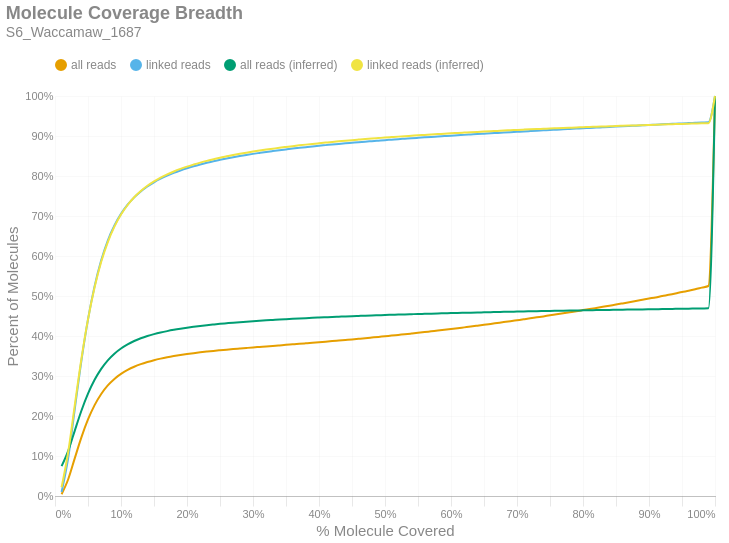

Notebook code cell kept with this figure:
### Markdown cell above
### Molecule Read Coverage
This chart shows molecule coverage breadth as computed by the number of bases aligned to that molecule. In other words, "*how much of each unique long molecule is actually sequenced/aligned?*" Keep in mind there is a distinction between sequences and alignments, since some sequences belonging to a particular molecule may not align well and wouldn't appear in the alignment data. This chart also shows molecule coverage breadth as computed by the *inferred fragment* from which the aligned sequences originate. Unlike read coverage, this calculation takes into account the total insert size, including unsequenced gaps between the forward and reverse reads. Like the previous figures, these are cumulative percents.

### Code cell
if SKIPLR:
    print_html(f"Skipped")
else:
    binned_df = consolidated_hist(valids['coverage_bp'], mask, 0.01, True)
    binned_df_inf = consolidated_hist(valids['coverage_inserts'], mask, 0.01, True)
    binned_df = binned_df.with_columns(pl.lit(binned_df_inf['all reads (cumsum)']).alias('all reads (inferred)'))
    binned_df = binned_df.with_columns(pl.lit(binned_df_inf['linked reads (cumsum)']).alias('linked reads (inferred)'))
    binned_df = binned_df.with_columns(
        (pl.col('bin').cast(pl.Float64) + 0.01).alias('right_edge')
    )

    with SafeRender(binned_df):
        (
            density_plot(binned_df, 'Molecule Coverage Breadth', samplename, 'molcov', ['all reads (inferred)','linked reads (inferred)'])
            .encode(
                #x=alt.X('bin:Q', title="% Molecule Covered").axis(format = '%').scale(padding=0),
                x=alt.X('right_edge:Q', title="% Molecule Covered").axis(format='%').scale(padding=0),
                y=alt.Y('value:Q', title='Percent of Molecules')
                    .axis(format='%')
                    .stack(False)
                    .scale(domainMin=0, padding=0),
                color=alt.Color("key:N").scale(domain = ["all reads", "linked reads", "all reads (inferred)", "linked reads (inferred)"]),
                tooltip = [
                    alt.Tooltip("key:N", title = "Data Type"),
                    alt.Tooltip("range_label:N", title="% Molecule Covered"),
                    alt.Tooltip("value:Q", format = ".2%", title="% Molecules")
                ]
            )
        ).display()

### Figure 1 — Vega-Lite specification as saved in the notebook (floating-point values rounded to 4 significant figures)
{"width": "container", "height": 400, "config": {"title": {"anchor": "start", "dy": -15, "fontSize": 18, "color": "#888888", "subtitleColor": "#888888", "subtitleFontSize": 14}, "arc": {"fill": "#0072B2"}, "axis": {"domainColor": "#888888", "domainWidth": 0.5, "gridWidth": 0.2, "grid": false, "titleFontWeight": 400, "titleFontSize": 15, "labelFontSize": 11, "labelColor": "#888888", "tickColor": "#888888", "tickWidth": 0.2, "titleColor": "#888888"}, "axisBand": {"grid": false}, "axisX": {"grid": true, "tickSize": 10, "domainCap": "round"}, "axisY": {"domain": false, "grid": true, "tickSize": 0, "domainCap": "round"}, "background": "transparent", "header": {"labelFontSize": 15, "labelColor": "#888888", "titleFontSize": 15, "titleFontWeight": 600, "titleColor": "#888888"}, "legend": {"labelFont": "sans-serif", "labelFontSize": 12, "labelColor": "#888888", "symbolSize": 100, "symbolType": "circle", "titleFontSize": 12, "titlePadding": 10, "titleColor": "#888888", "title": null, "orient": "top"}, "range": {"category": ["#E69F00", "#56B4E9", "#009E73", "#F0E442", "#0072B2", "#D55E00", "#CC79A7", "#000000"], "diverging": ["#cfe8f3", "#a2d4ec", "#73bfe2", "#46abdb", "#1696d2", "#12719e"]}, "area": {"fill": "#0072B2", "fillOpacity": 0.7, "line": true, "strokeOpacity": 0.7}, "line": {"color": "#0072B2", "stroke": "#0072B2", "strokeWidth": 2}, "trail": {"color": "#0072B2", "stroke": "#0072B2", "strokeWidth": 0, "size": 1}, "point": {"filled": true, "fillOpacity": 1.0, "size": 95}, "text": {"color": "#888888", "fontSize": 11, "align": "right", "fontWeight": 400, "size": 11}, "bar": {"fill": "#0072B2", "stroke": null}, "view": {"stroke": null, "continuousWidth": 660, "continuousHeight": 400}}, "data": {"name": "data-f83cafbbf8adc40ea42ea36117d48c4f"}, "mark": {"type": "line", "interpolate": "monotone", "point": {"opacity": 0, "size": 275}}, "encoding": {"color": {"field": "key", "scale": {"domain": ["all reads", "linked reads", "all reads (inferred)", "linked reads (inferred)"]}, "type": "nominal"}, "tooltip": [{"field": "key", "title": "Data Type", "type": "nominal"}, {"field": "range_label", "title": "% Molecule Covered", "type": "nominal"}, {"field": "value", "format": ".2%", "title": "% Molecules", "type": "quantitative"}], "x": {"axis": {"format": "%"}, "field": "right_edge", "scale": {"padding": 0}, "title": "% Molecule Covered", "type": "quantitative"}, "y": {"axis": {"format": "%"}, "field": "value", "scale": {"domainMin": 0, "padding": 0}, "stack": false, "title": "Percent of Molecules", "type": "quantitative"}}, "params": [{"name": "param_c36ac31b6afebe62", "select": {"type": "point", "fields": ["key"]}, "bind": "legend"}], "title": {"text": "Molecule Coverage Breadth", "subtitle": "S6_Waccamaw_1687"}, "transform": [{"fold": ["all reads (cumsum)", "linked reads (cumsum)", "all reads (inferred)", "linked reads (inferred)"]}, {"calculate": "replace(datum.key, ' (cumsum)', '')", "as": "key"}, {"filter": {"param": "param_c36ac31b6afebe62"}}], "usermeta": {"embedOptions": {"downloadFileName": "S6_Waccamaw_1687.molcov"}}, "$schema": "https://vega.github.io/schema/vega-lite/v6.1.0.json", "datasets": {"data-f83cafbbf8adc40ea42ea36117d48c4f": [{"bin": "0.0", "interval": "0.0-0.01", "all reads": 0.004541, "linked reads": 0.009864, "all reads (cumsum)": 0.004541, "linked reads (cumsum)": 0.009864, "range_label": "0.0-0.01", "all reads (inferred)": 0.07457, "linked reads (inferred)": 0.02206, "right_edge": 0.01}, {"bin": "0.01", "interval": "0.01-0.02", "all reads": 0.03732, "linked reads": 0.08559, "all reads (cumsum)": 0.04186, "linked reads (cumsum)": 0.09545, "range_label": "0.01-0.02", "all reads (inferred)": 0.1128, "linked reads (inferred)": 0.11, "right_edge": 0.02}, {"bin": "0.02", "interval": "0.02-0.03", "all reads": 0.05288, "linked reads": 0.1223, "all reads (cumsum)": 0.09475, "linked reads (cumsum)": 0.2177, "range_label": "0.02-0.03", "all reads (inferred)": 0.1636, "linked reads (inferred)": 0.2274, "right_edge": 0.03}, {"bin": "0.03", "interval": "0.03-0.04", "all reads": 0.05194, "linked reads": 0.1203, "all reads (cumsum)": 0.1467, "linked reads (cumsum)": 0.338, "range_label": "0.03-0.04", "all reads (inferred)": 0.2132, "linked reads (inferred)": 0.3425, "right_edge": 0.04}, {"bin": "0.04", "interval": "0.04-0.05", "all reads": 0.04463, "linked reads": 0.1035, "all reads (cumsum)": 0.1913, "linked reads (cumsum)": 0.4415, "range_label": "0.04-0.05", "all reads (inferred)": 0.2559, "linked reads (inferred)": 0.4416, "right_edge": 0.05}, {"bin": "0.05", "interval": "0.05-0.06", "all reads": 0.03587, "linked reads": 0.08319, "all reads (cumsum)": 0.2272, "linked reads (cumsum)": 0.5247, "range_label": "0.05-0.06", "all reads (inferred)": 0.2904, "linked reads (inferred)": 0.5218, "right_edge": 0.06}, {"bin": "0.06", "interval": "0.06-0.07", "all reads": 0.0279, "linked reads": 0.06467, "all reads (cumsum)": 0.2551, "linked reads (cumsum)": 0.5893, "range_label": "0.06-0.07", "all reads (inferred)": 0.3179, "linked reads (inferred)": 0.5855, "right_edge": 0.07}, {"bin": "0.07", "interval": "0.07-0.08", "all reads": 0.02133, "linked reads": 0.04936, "all reads (cumsum)": 0.2764, "linked reads (cumsum)": 0.6387, "range_label": "0.07-0.08", "all reads (inferred)": 0.3392, "linked reads (inferred)": 0.6349, "right_edge": 0.08}, {"bin": "0.08", "interval": "0.08-0.09", "all reads": 0.01624, "linked reads": 0.03757, "all reads (cumsum)": 0.2926, "linked reads (cumsum)": 0.6763, "range_label": "0.08-0.09", "all reads (inferred)": 0.3558, "linked reads (inferred)": 0.6735, "right_edge": 0.09}, {"bin": "0.09", "interval": "0.09-0.1", "all reads": 0.01254, "linked reads": 0.02898, "all reads (cumsum)": 0.3052, "linked reads (cumsum)": 0.7052, "range_label": "0.09-0.1", "all reads (inferred)": 0.3688, "linked reads (inferred)": 0.7036, "right_edge": 0.1}, {"bin": "0.1", "interval": "0.1-0.11", "all reads": 0.009942, "linked reads": 0.02296, "all reads (cumsum)": 0.3151, "linked reads (cumsum)": 0.7282, "range_label": "0.1-0.11", "all reads (inferred)": 0.3791, "linked reads (inferred)": 0.7275, "right_edge": 0.11}, {"bin": "0.11", "interval": "0.11-0.12", "all reads": 0.007991, "linked reads": 0.0184, "all reads (cumsum)": 0.3231, "linked reads (cumsum)": 0.7466, "range_label": "0.11-0.12", "all reads (inferred)": 0.3875, "linked reads (inferred)": 0.7468, "right_edge": 0.12}, {"bin": "0.12", "interval": "0.12-0.13", "all reads": 0.006444, "linked reads": 0.01482, "all reads (cumsum)": 0.3296, "linked reads (cumsum)": 0.7614, "range_label": "0.12-0.13", "all reads (inferred)": 0.3942, "linked reads (inferred)": 0.7625, "right_edge": 0.13}, {"bin": "0.13", "interval": "0.13-0.14", "all reads": 0.005337, "linked reads": 0.01226, "all reads (cumsum)": 0.3349, "linked reads (cumsum)": 0.7737, "range_label": "0.13-0.14", "all reads (inferred)": 0.3999, "linked reads (inferred)": 0.7755, "right_edge": 0.14}, {"bin": "0.14", "interval": "0.14-0.15", "all reads": 0.004629, "linked reads": 0.0106, "all reads (cumsum)": 0.3395, "linked reads (cumsum)": 0.7843, "range_label": "0.14-0.15", "all reads (inferred)": 0.4046, "linked reads (inferred)": 0.7865, "right_edge": 0.15}, {"bin": "0.15", "interval": "0.15-0.16", "all reads": 0.003905, "linked reads": 0.008939, "all reads (cumsum)": 0.3434, "linked reads (cumsum)": 0.7932, "range_label": "0.15-0.16", "all reads (inferred)": 0.4087, "linked reads (inferred)": 0.7959, "right_edge": 0.16}, {"bin": "0.16", "interval": "0.16-0.17", "all reads": 0.003397, "linked reads": 0.00776, "all reads (cumsum)": 0.3468, "linked reads (cumsum)": 0.801, "range_label": "0.16-0.17", "all reads (inferred)": 0.4122, "linked reads (inferred)": 0.804, "right_edge": 0.17}, {"bin": "0.17", "interval": "0.17-0.18", "all reads": 0.00298, "linked reads": 0.006772, "all reads (cumsum)": 0.3498, "linked reads (cumsum)": 0.8078, "range_label": "0.17-0.18", "all reads (inferred)": 0.4154, "linked reads (inferred)": 0.8113, "right_edge": 0.18}, {"bin": "0.18", "interval": "0.18-0.19", "all reads": 0.002682, "linked reads": 0.006082, "all reads (cumsum)": 0.3525, "linked reads (cumsum)": 0.8138, "range_label": "0.18-0.19", "all reads (inferred)": 0.4182, "linked reads (inferred)": 0.8177, "right_edge": 0.19}, {"bin": "0.19", "interval": "0.19-0.2", "all reads": 0.002413, "linked reads": 0.005485, "all reads (cumsum)": 0.3549, "linked reads (cumsum)": 0.8193, "range_label": "0.19-0.2", "all reads (inferred)": 0.4207, "linked reads (inferred)": 0.8235, "right_edge": 0.2}, {"bin": "0.2", "interval": "0.2-0.21", "all reads": 0.002197, "linked reads": 0.004965, "all reads (cumsum)": 0.3571, "linked reads (cumsum)": 0.8243, "range_label": "0.2-0.21", "all reads (inferred)": 0.4229, "linked reads (inferred)": 0.8287, "right_edge": 0.21}, {"bin": "0.21", "interval": "0.21-0.22", "all reads": 0.002036, "linked reads": 0.004552, "all reads (cumsum)": 0.3591, "linked reads (cumsum)": 0.8288, "range_label": "0.21-0.22", "all reads (inferred)": 0.425, "linked reads (inferred)": 0.8335, "right_edge": 0.22}, {"bin": "0.22", "interval": "0.22-0.23", "all reads": 0.001864, "linked reads": 0.00417, "all reads (cumsum)": 0.361, "linked reads (cumsum)": 0.833, "range_label": "0.22-0.23", "all reads (inferred)": 0.4269, "linked reads (inferred)": 0.8379, "right_edge": 0.23}, {"bin": "0.23", "interval": "0.23-0.24", "all reads": 0.001778, "linked reads": 0.003931, "all reads (cumsum)": 0.3628, "linked reads (cumsum)": 0.837, "range_label": "0.23-0.24", "all reads (inferred)": 0.4287, "linked reads (inferred)": 0.8419, "right_edge": 0.24}, {"bin": "0.24", "interval": "0.24-0.25", "all reads": 0.001586, "linked reads": 0.003501, "all reads (cumsum)": 0.3644, "linked reads (cumsum)": 0.8405, "range_label": "0.24-0.25", "all reads (inferred)": 0.4304, "linked reads (inferred)": 0.8457, "right_edge": 0.25}, {"bin": "0.25", "interval": "0.25-0.26", "all reads": 0.001517, "linked reads": 0.003326, "all reads (cumsum)": 0.3659, "linked reads (cumsum)": 0.8438, "range_label": "0.25-0.26", "all reads (inferred)": 0.4318, "linked reads (inferred)": 0.8491, "right_edge": 0.26}, {"bin": "0.26", "interval": "0.26-0.27", "all reads": 0.001459, "linked reads": 0.003151, "all reads (cumsum)": 0.3673, "linked reads (cumsum)": 0.8469, "range_label": "0.26-0.27", "all reads (inferred)": 0.4333, "linked reads (inferred)": 0.8525, "right_edge": 0.27}, {"bin": "0.27", "interval": "0.27-0.28", "all reads": 0.001368, "linked reads": 0.002911, "all reads (cumsum)": 0.3687, "linked reads (cumsum)": 0.8498, "range_label": "0.27-0.28", "all reads (inferred)": 0.4346, "linked reads (inferred)": 0.8556, "right_edge": 0.28}, {"bin": "0.28", "interval": "0.28-0.29", "all reads": 0.00136, "linked reads": 0.002786, "all reads (cumsum)": 0.3701, "linked reads (cumsum)": 0.8526, "range_label": "0.28-0.29", "all reads (inferred)": 0.4359, "linked reads (inferred)": 0.8584, "right_edge": 0.29}, {"bin": "0.29", "interval": "0.29-0.3", "all reads": 0.001342, "linked reads": 0.0027, "all reads (cumsum)": 0.3714, "linked reads (cumsum)": 0.8553, "range_label": "0.29-0.3", "all reads (inferred)": 0.437, "linked reads (inferred)": 0.8611, "right_edge": 0.3}, {"bin": "0.3", "interval": "0.3-0.31", "all reads": 0.001279, "linked reads": 0.002425, "all reads (cumsum)": 0.3727, "linked reads (cumsum)": 0.8577, "range_label": "0.3-0.31", "all reads (inferred)": 0.4382, "linked reads (inferred)": 0.8636, "right_edge": 0.31}, {"bin": "0.31", "interval": "0.31-0.32", "all reads": 0.001286, "linked reads": 0.002359, "all reads (cumsum)": 0.374, "linked reads (cumsum)": 0.8601, "range_label": "0.31-0.32", "all reads (inferred)": 0.4392, "linked reads (inferred)": 0.866, "right_edge": 0.32}, {"bin": "0.32", "interval": "0.32-0.33", "all reads": 0.001268, "linked reads": 0.002201, "all reads (cumsum)": 0.3752, "linked reads (cumsum)": 0.8623, "range_label": "0.32-0.33", "all reads (inferred)": 0.4402, "linked reads (inferred)": 0.8683, "right_edge": 0.33}, {"bin": "0.33", "interval": "0.33-0.34", "all reads": 0.001291, "linked reads": 0.00214, "all reads (cumsum)": 0.3765, "linked reads (cumsum)": 0.8644, "range_label": "0.33-0.34", "all reads (inferred)": 0.4412, "linked reads (inferred)": 0.8706, "right_edge": 0.34}, {"bin": "0.34", "interval": "0.34-0.35", "all reads": 0.001299, "linked reads": 0.00203, "all reads (cumsum)": 0.3778, "linked reads (cumsum)": 0.8665, "range_label": "0.34-0.35", "all reads (inferred)": 0.4421, "linked reads (inferred)": 0.8726, "right_edge": 0.35}, {"bin": "0.35", "interval": "0.35-0.36", "all reads": 0.001271, "linked reads": 0.001981, "all reads (cumsum)": 0.3791, "linked reads (cumsum)": 0.8685, "range_label": "0.35-0.36", "all reads (inferred)": 0.443, "linked reads (inferred)": 0.8746, "right_edge": 0.36}, {"bin": "0.36", "interval": "0.36-0.37", "all reads": 0.00128, "linked reads": 0.001841, "all reads (cumsum)": 0.3804, "linked reads (cumsum)": 0.8703, "range_label": "0.36-0.37", "all reads (inferred)": 0.4439, "linked reads (inferred)": 0.8766, "right_edge": 0.37}, {"bin": "0.37", "interval": "0.37-0.38", "all reads": 0.001326, "linked reads": 0.00183, "all reads (cumsum)": 0.3817, "linked reads (cumsum)": 0.8721, "range_label": "0.37-0.38", "all reads (inferred)": 0.4447, "linked reads (inferred)": 0.8784, "right_edge": 0.38}, {"bin": "0.38", "interval": "0.38-0.39", "all reads": 0.001342, "linked reads": 0.00181, "all reads (cumsum)": 0.3831, "linked reads (cumsum)": 0.8739, "range_label": "0.38-0.39", "all reads (inferred)": 0.4455, "linked reads (inferred)": 0.8802, "right_edge": 0.39}, {"bin": "0.39", "interval": "0.39-0.4", "all reads": 0.0014, "linked reads": 0.001718, "all reads (cumsum)": 0.3845, "linked reads (cumsum)": 0.8757, "range_label": "0.39-0.4", "all reads (inferred)": 0.4462, "linked reads (inferred)": 0.8819, "right_edge": 0.4}, {"bin": "0.4", "interval": "0.4-0.41", "all reads": 0.001346, "linked reads": 0.001524, "all reads (cumsum)": 0.3858, "linked reads (cumsum)": 0.8772, "range_label": "0.4-0.41", "all reads (inferred)": 0.4469, "linked reads (inferred)": 0.8836, "right_edge": 0.41}, {"bin": "0.41", "interval": "0.41-0.42", "all reads": 0.001398, "linked reads": 0.001531, "all reads (cumsum)": 0.3872, "linked reads (cumsum)": 0.8787, "range_label": "0.41-0.42", "all reads (inferred)": 0.4476, "linked reads (inferred)": 0.8852, "right_edge": 0.42}, {"bin": "0.42", "interval": "0.42-0.43", "all reads": 0.001443, "linked reads": 0.001504, "all reads (cumsum)": 0.3886, "linked reads (cumsum)": 0.8802, "range_label": "0.42-0.43", "all reads (inferred)": 0.4483, "linked reads (inferred)": 0.8866, "right_edge": 0.43}, {"bin": "0.43", "interval": "0.43-0.44", "all reads": 0.001442, "linked reads": 0.001462, "all reads (cumsum)": 0.3901, "linked reads (cumsum)": 0.8817, "range_label": "0.43-0.44", "all reads (inferred)": 0.449, "linked reads (inferred)": 0.8881, "right_edge": 0.44}, {"bin": "0.44", "interval": "0.44-0.45", "all reads": 0.001444, "linked reads": 0.00139, "all reads (cumsum)": 0.3915, "linked reads (cumsum)": 0.8831, "range_label": "0.44-0.45", "all reads (inferred)": 0.4496, "linked reads (inferred)": 0.8896, "right_edge": 0.45}, {"bin": "0.45", "interval": "0.45-0.46", "all reads": 0.001517, "linked reads": 0.001399, "all reads (cumsum)": 0.393, "linked reads (cumsum)": 0.8845, "range_label": "0.45-0.46", "all reads (inferred)": 0.4502, "linked reads (inferred)": 0.891, "right_edge": 0.46}, {"bin": "0.46", "interval": "0.46-0.47", "all reads": 0.001521, "linked reads": 0.001348, "all reads (cumsum)": 0.3946, "linked reads (cumsum)": 0.8858, "range_label": "0.46-0.47", "all reads (inferred)": 0.4508, "linked reads (inferred)": 0.8923, "right_edge": 0.47}, {"bin": "0.47", "interval": "0.47-0.48", "all reads": 0.001551, "linked reads": 0.001275, "all reads (cumsum)": 0.3961, "linked reads (cumsum)": 0.8871, "range_label": "0.47-0.48", "all reads (inferred)": 0.4514, "linked reads (inferred)": 0.8936, "right_edge": 0.48}, {"bin": "0.48", "interval": "0.48-0.49", "all reads": 0.001562, "linked reads": 0.001283, "all reads (cumsum)": 0.3977, "linked reads (cumsum)": 0.8884, "range_label": "0.48-0.49", "all reads (inferred)": 0.4519, "linked reads (inferred)": 0.8948, "right_edge": 0.49}, {"bin": "0.49", "interval": "0.49-0.5", "all reads": 0.001736, "linked reads": 0.001288, "all reads (cumsum)": 0.3994, "linked reads (cumsum)": 0.8897, "range_label": "0.49-0.5", "all reads (inferred)": 0.4525, "linked reads (inferred)": 0.8961, "right_edge": 0.5}, {"bin": "0.5", "interval": "0.5-0.51", "all reads": 0.001539, "linked reads": 0.001202, "all reads (cumsum)": 0.401, "linked reads (cumsum)": 0.8909, "range_label": "0.5-0.51", "all reads (inferred)": 0.453, "linked reads (inferred)": 0.8973, "right_edge": 0.51}, {"bin": "0.51", "interval": "0.51-0.52", "all reads": 0.001739, "linked reads": 0.001236, "all reads (cumsum)": 0.4027, "linked reads (cumsum)": 0.8921, "range_label": "0.51-0.52", "all reads (inferred)": 0.4535, "linked reads (inferred)": 0.8984, "right_edge": 0.52}, {"bin": "0.52", "interval": "0.52-0.53", "all reads": 0.001693, "linked reads": 0.001124, "all reads (cumsum)": 0.4044, "linked reads (cumsum)": 0.8932, "range_label": "0.52-0.53", "all reads (inferred)": 0.454, "linked reads (inferred)": 0.8996, "right_edge": 0.53}, {"bin": "0.53", "interval": "0.53-0.54", "all reads": 0.001761, "linked reads": 0.001135, "all reads (cumsum)": 0.4061, "linked reads (cumsum)": 0.8944, "range_label": "0.53-0.54", "all reads (inferred)": 0.4545, "linked reads (inferred)": 0.9006, "right_edge": 0.54}, {"bin": "0.54", "interval": "0.54-0.55", "all reads": 0.00179, "linked reads": 0.001115, "all reads (cumsum)": 0.4079, "linked reads (cumsum)": 0.8955, "range_label": "0.54-0.55", "all reads (inferred)": 0.455, "linked reads (inferred)": 0.9017, "right_edge": 0.55}, {"bin": "0.55", "interval": "0.55-0.56", "all reads": 0.001854, "linked reads": 0.001106, "all reads (cumsum)": 0.4098, "linked reads (cumsum)": 0.8966, "range_label": "0.55-0.56", "all reads (inferred)": 0.4555, "linked reads (inferred)": 0.9028, "right_edge": 0.56}, {"bin": "0.56", "interval": "0.56-0.57", "all reads": 0.001911, "linked reads": 0.001079, "all reads (cumsum)": 0.4117, "linked reads (cumsum)": 0.8977, "range_label": "0.56-0.57", "all reads (inferred)": 0.4559, "linked reads (inferred)": 0.9038, "right_edge": 0.57}, {"bin": "0.57", "interval": "0.57-0.58", "all reads": 0.001877, "linked reads": 0.001022, "all reads (cumsum)": 0.4136, "linked reads (cumsum)": 0.8987, "range_label": "0.57-0.58", "all reads (inferred)": 0.4564, "linked reads (inferred)": 0.9048, "right_edge": 0.58}, {"bin": "0.58", "interval": "0.58-0.59", "all reads": 0.00194, "linked reads": 0.001047, "all reads (cumsum)": 0.4155, "linked reads (cumsum)": 0.8997, "range_label": "0.58-0.59", "all reads (inferred)": 0.4568, "linked reads (inferred)": 0.9057, "right_edge": 0.59}, {"bin": "0.59", "interval": "0.59-0.6", "all reads": 0.001986, "linked reads": 0.001048, "all reads (cumsum)": 0.4175, "linked reads (cumsum)": 0.9008, "range_label": "0.59-0.6", "all reads (inferred)": 0.4572, "linked reads (inferred)": 0.9067, "right_edge": 0.6}, {"bin": "0.6", "interval": "0.6-0.61", "all reads": 0.001986, "linked reads": 0.0009958, "all reads (cumsum)": 0.4195, "linked reads (cumsum)": 0.9018, "range_label": "0.6-0.61", "all reads (inferred)": 0.4576, "linked reads (inferred)": 0.9076, "right_edge": 0.61}, {"bin": "0.61", "interval": "0.61-0.62", "all reads": 0.002071, "linked reads": 0.001035, "all reads (cumsum)": 0.4216, "linked reads (cumsum)": 0.9028, "range_label": "0.61-0.62", "all reads (inferred)": 0.458, "linked reads (inferred)": 0.9085, "right_edge": 0.62}, {"bin": "0.62", "interval": "0.62-0.63", "all reads": 0.002062, "linked reads": 0.0009681, "all reads (cumsum)": 0.4236, "linked reads (cumsum)": 0.9038, "range_label": "0.62-0.63", "all reads (inferred)": 0.4584, "linked reads (inferred)": 0.9094, "right_edge": 0.63}, {"bin": "0.63", "interval": "0.63-0.64", "all reads": 0.00213, "linked reads": 0.0009734, "all reads (cumsum)": 0.4258, "linked reads (cumsum)": 0.9048, "range_label": "0.63-0.64", "all reads (inferred)": 0.4588, "linked reads (inferred)": 0.9103, "right_edge": 0.64}, {"bin": "0.64", "interval": "0.64-0.65", "all reads": 0.002155, "linked reads": 0.0009562, "all reads (cumsum)": 0.4279, "linked reads (cumsum)": 0.9057, "range_label": "0.64-0.65", "all reads (inferred)": 0.4592, "linked reads (inferred)": 0.9111, "right_edge": 0.65}, {"bin": "0.65", "interval": "0.65-0.66", "all reads": 0.002267, "linked reads": 0.0009502, "all reads (cumsum)": 0.4302, "linked reads (cumsum)": 0.9067, "range_label": "0.65-0.66", "all reads (inferred)": 0.4596, "linked reads (inferred)": 0.912, "right_edge": 0.66}, {"bin": "0.66", "interval": "0.66-0.67", "all reads": 0.002276, "linked reads": 0.0009741, "all reads (cumsum)": 0.4324, "linked reads (cumsum)": 0.9076, "range_label": "0.66-0.67", "all reads (inferred)": 0.46, "linked reads (inferred)": 0.9128, "right_edge": 0.67}, {"bin": "0.67", "interval": "0.67-0.68", "all reads": 0.002274, "linked reads": 0.0009644, "all reads (cumsum)": 0.4347, "linked reads (cumsum)": 0.9086, "range_label": "0.67-0.68", "all reads (inferred)": 0.4603, "linked reads (inferred)": 0.9136, "right_edge": 0.68}, {"bin": "0.68", "interval": "0.68-0.69", "all reads": 0.00228, "linked reads": 0.0009502, "all reads (cumsum)": 0.437, "linked reads (cumsum)": 0.9095, "range_label": "0.68-0.69", "all reads (inferred)": 0.4607, "linked reads (inferred)": 0.9144, "right_edge": 0.69}, {"bin": "0.69", "interval": "0.69-0.7", "all reads": 0.002363, "linked reads": 0.0009248, "all reads (cumsum)": 0.4394, "linked reads (cumsum)": 0.9105, "range_label": "0.69-0.7", "all reads (inferred)": 0.461, "linked reads (inferred)": 0.9152, "right_edge": 0.7}, {"bin": "0.7", "interval": "0.7-0.71", "all reads": 0.002359, "linked reads": 0.0009495, "all reads (cumsum)": 0.4417, "linked reads (cumsum)": 0.9114, "range_label": "0.7-0.71", "all reads (inferred)": 0.4614, "linked reads (inferred)": 0.9159, "right_edge": 0.71}, {"bin": "0.71", "interval": "0.71-0.72", "all reads": 0.00239, "linked reads": 0.0009084, "all reads (cumsum)": 0.4441, "linked reads (cumsum)": 0.9123, "range_label": "0.71-0.72", "all reads (inferred)": 0.4617, "linked reads (inferred)": 0.9167, "right_edge": 0.72}, {"bin": "0.72", "interval": "0.72-0.73", "all reads": 0.002481, "linked reads": 0.0008987, "all reads (cumsum)": 0.4466, "linked reads (cumsum)": 0.9132, "range_label": "0.72-0.73", "all reads (inferred)": 0.4621, "linked reads (inferred)": 0.9174, "right_edge": 0.73}, {"bin": "0.73", "interval": "0.73-0.74", "all reads": 0.002424, "linked reads": 0.0008807, "all reads (cumsum)": 0.449, "linked reads (cumsum)": 0.9141, "range_label": "0.73-0.74", "all reads (inferred)": 0.4624, "linked reads (inferred)": 0.9181, "right_edge": 0.74}, {"bin": "0.74", "interval": "0.74-0.75", "all reads": 0.002662, "linked reads": 0.0009039, "all reads (cumsum)": 0.4517, "linked reads (cumsum)": 0.915, "range_label": "0.74-0.75", "all reads (inferred)": 0.4627, "linked reads (inferred)": 0.9189, "right_edge": 0.75}, {"bin": "0.75", "interval": "0.75-0.76", "all reads": 0.002419, "linked reads": 0.000821, "all reads (cumsum)": 0.4541, "linked reads (cumsum)": 0.9158, "range_label": "0.75-0.76", "all reads (inferred)": 0.463, "linked reads (inferred)": 0.9195, "right_edge": 0.76}, {"bin": "0.76", "interval": "0.76-0.77", "all reads": 0.002588, "linked reads": 0.0008889, "all reads (cumsum)": 0.4567, "linked reads (cumsum)": 0.9167, "range_label": "0.76-0.77", "all reads (inferred)": 0.4633, "linked reads (inferred)": 0.9201, "right_edge": 0.77}, {"bin": "0.77", "interval": "0.77-0.78", "all reads": 0.002625, "linked reads": 0.0008665, "all reads (cumsum)": 0.4593, "linked reads (cumsum)": 0.9176, "range_label": "0.77-0.78", "all reads (inferred)": 0.4636, "linked reads (inferred)": 0.9207, "right_edge": 0.78}, {"bin": "0.78", "interval": "0.78-0.79", "all reads": 0.002644, "linked reads": 0.0008591, "all reads (cumsum)": 0.462, "linked reads (cumsum)": 0.9184, "range_label": "0.78-0.79", "all reads (inferred)": 0.4639, "linked reads (inferred)": 0.9213, "right_edge": 0.79}, {"bin": "0.79", "interval": "0.79-0.8", "all reads": 0.002825, "linked reads": 0.0008792, "all reads (cumsum)": 0.4648, "linked reads (cumsum)": 0.9193, "range_label": "0.79-0.8", "all reads (inferred)": 0.4641, "linked reads (inferred)": 0.922, "right_edge": 0.8}, {"bin": "0.8", "interval": "0.8-0.81", "all reads": 0.002599, "linked reads": 0.0007829, "all reads (cumsum)": 0.4674, "linked reads (cumsum)": 0.9201, "range_label": "0.8-0.81", "all reads (inferred)": 0.4644, "linked reads (inferred)": 0.9225, "right_edge": 0.81}, {"bin": "0.81", "interval": "0.81-0.82", "all reads": 0.002753, "linked reads": 0.0008553, "all reads (cumsum)": 0.4701, "linked reads (cumsum)": 0.921, "range_label": "0.81-0.82", "all reads (inferred)": 0.4647, "linked reads (inferred)": 0.9232, "right_edge": 0.82}, {"bin": "0.82", "interval": "0.82-0.83", "all reads": 0.002808, "linked reads": 0.0008299, "all reads (cumsum)": 0.4729, "linked reads (cumsum)": 0.9218, "range_label": "0.82-0.83", "all reads (inferred)": 0.465, "linked reads (inferred)": 0.9238, "right_edge": 0.83}, {"bin": "0.83", "interval": "0.83-0.84", "all reads": 0.002866, "linked reads": 0.0008382, "all reads (cumsum)": 0.4758, "linked reads (cumsum)": 0.9226, "range_label": "0.83-0.84", "all reads (inferred)": 0.4652, "linked reads (inferred)": 0.9243, "right_edge": 0.84}, {"bin": "0.84", "interval": "0.84-0.85", "all reads": 0.002785, "linked reads": 0.0008613, "all reads (cumsum)": 0.4786, "linked reads (cumsum)": 0.9235, "range_label": "0.84-0.85", "all reads (inferred)": 0.4655, "linked reads (inferred)": 0.9249, "right_edge": 0.85}, {"bin": "0.85", "interval": "0.85-0.86", "all reads": 0.002895, "linked reads": 0.0008277, "all reads (cumsum)": 0.4815, "linked reads (cumsum)": 0.9243, "range_label": "0.85-0.86", "all reads (inferred)": 0.4658, "linked reads (inferred)": 0.9255, "right_edge": 0.86}, {"bin": "0.86", "interval": "0.86-0.87", "all reads": 0.002935, "linked reads": 0.0007948, "all reads (cumsum)": 0.4844, "linked reads (cumsum)": 0.9251, "range_label": "0.86-0.87", "all reads (inferred)": 0.466, "linked reads (inferred)": 0.926, "right_edge": 0.87}, {"bin": "0.87", "interval": "0.87-0.88", "all reads": 0.002981, "linked reads": 0.0007851, "all reads (cumsum)": 0.4874, "linked reads (cumsum)": 0.9259, "range_label": "0.87-0.88", "all reads (inferred)": 0.4663, "linked reads (inferred)": 0.9265, "right_edge": 0.88}, {"bin": "0.88", "interval": "0.88-0.89", "all reads": 0.003065, "linked reads": 0.0008255, "all reads (cumsum)": 0.4905, "linked reads (cumsum)": 0.9267, "range_label": "0.88-0.89", "all reads (inferred)": 0.4665, "linked reads (inferred)": 0.9271, "right_edge": 0.89}, {"bin": "0.89", "interval": "0.89-0.9", "all reads": 0.003087, "linked reads": 0.0008255, "all reads (cumsum)": 0.4936, "linked reads (cumsum)": 0.9276, "range_label": "0.89-0.9", "all reads (inferred)": 0.4668, "linked reads (inferred)": 0.9276, "right_edge": 0.9}, {"bin": "0.9", "interval": "0.9-0.91", "all reads": 0.0029, "linked reads": 0.0007582, "all reads (cumsum)": 0.4965, "linked reads (cumsum)": 0.9283, "range_label": "0.9-0.91", "all reads (inferred)": 0.467, "linked reads (inferred)": 0.9282, "right_edge": 0.91}, {"bin": "0.91", "interval": "0.91-0.92", "all reads": 0.003402, "linked reads": 0.0008426, "all reads (cumsum)": 0.4999, "linked reads (cumsum)": 0.9292, "range_label": "0.91-0.92", "all reads (inferred)": 0.4673, "linked reads (inferred)": 0.9287, "right_edge": 0.92}, {"bin": "0.92", "interval": "0.92-0.93", "all reads": 0.003039, "linked reads": 0.0008045, "all reads (cumsum)": 0.5029, "linked reads (cumsum)": 0.93, "range_label": "0.92-0.93", "all reads (inferred)": 0.4676, "linked reads (inferred)": 0.9292, "right_edge": 0.93}, {"bin": "0.93", "interval": "0.93-0.94", "all reads": 0.003375, "linked reads": 0.0007799, "all reads (cumsum)": 0.5063, "linked reads (cumsum)": 0.9307, "range_label": "0.93-0.94", "all reads (inferred)": 0.4678, "linked reads (inferred)": 0.9297, "right_edge": 0.94}, {"bin": "0.94", "interval": "0.94-0.95", "all reads": 0.003676, "linked reads": 0.0007918, "all reads (cumsum)": 0.51, "linked reads (cumsum)": 0.9315, "range_label": "0.94-0.95", "all reads (inferred)": 0.4681, "linked reads (inferred)": 0.9302, "right_edge": 0.95}, {"bin": "0.95", "interval": "0.95-0.96", "all reads": 0.003124, "linked reads": 0.0007679, "all reads (cumsum)": 0.5131, "linked reads (cumsum)": 0.9323, "range_label": "0.95-0.96", "all reads (inferred)": 0.4684, "linked reads (inferred)": 0.9308, "right_edge": 0.96}, {"bin": "0.96", "interval": "0.96-0.97", "all reads": 0.003671, "linked reads": 0.0007814, "all reads (cumsum)": 0.5167, "linked reads (cumsum)": 0.9331, "range_label": "0.96-0.97", "all reads (inferred)": 0.4687, "linked reads (inferred)": 0.9313, "right_edge": 0.97}, {"bin": "0.97", "interval": "0.97-0.98", "all reads": 0.004155, "linked reads": 0.0007769, "all reads (cumsum)": 0.5209, "linked reads (cumsum)": 0.9339, "range_label": "0.97-0.98", "all reads (inferred)": 0.469, "linked reads (inferred)": 0.9318, "right_edge": 0.98}, {"bin": "0.98", "interval": "0.98-0.99", "all reads": 0.004076, "linked reads": 0.0007351, "all reads (cumsum)": 0.525, "linked reads (cumsum)": 0.9346, "range_label": "0.98-0.99", "all reads (inferred)": 0.4692, "linked reads (inferred)": 0.932, "right_edge": 0.99}, {"bin": "0.99", "interval": "0.99-1.0", "all reads": 0.475, "linked reads": 0.06541, "all reads (cumsum)": 1.0, "linked reads (cumsum)": 1.0, "range_label": "0.99-1.0", "all reads (inferred)": 1.0, "linked reads (inferred)": 1.0, "right_edge": 1.0}]}}
